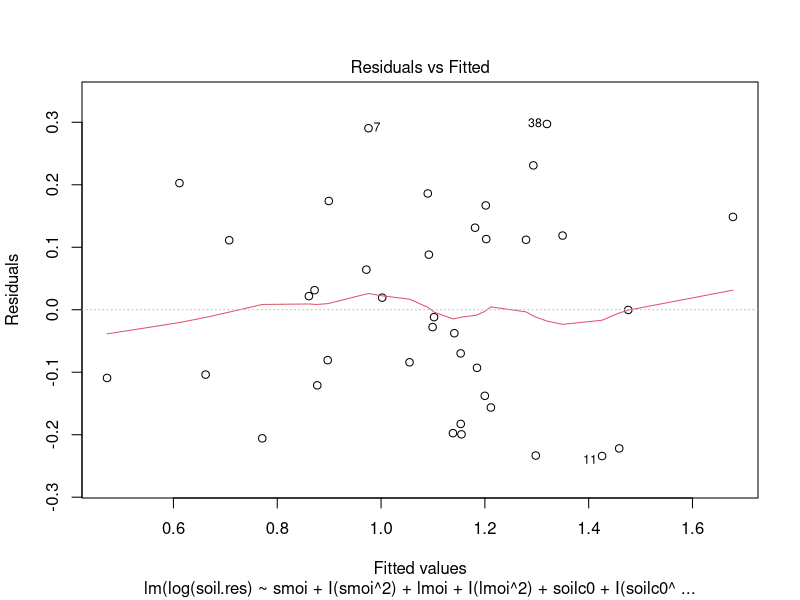
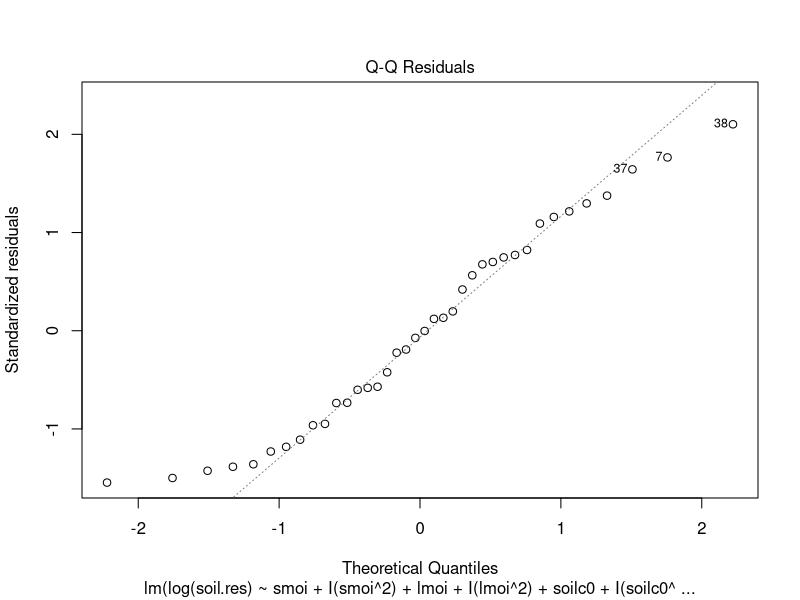
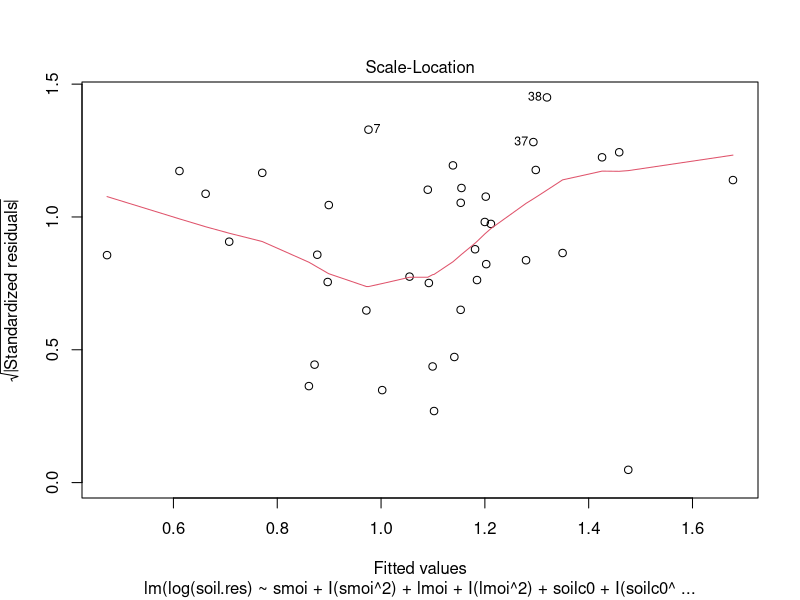
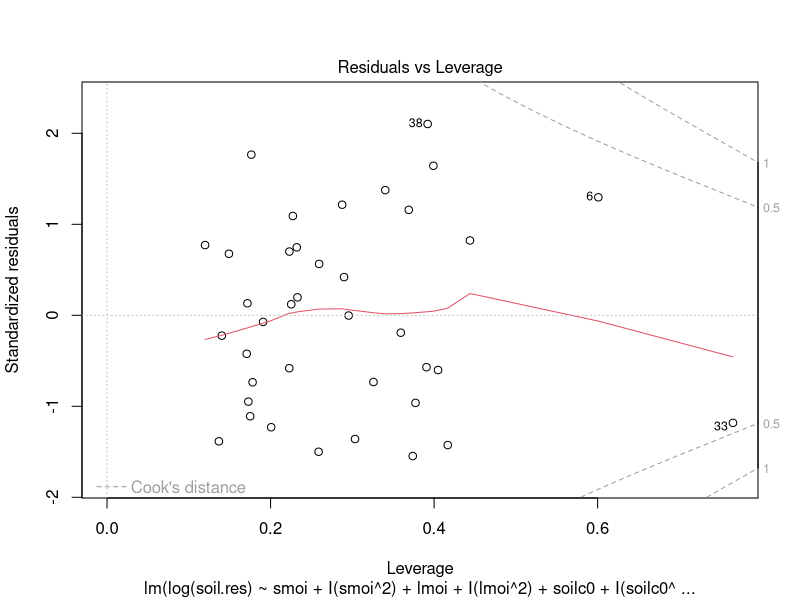
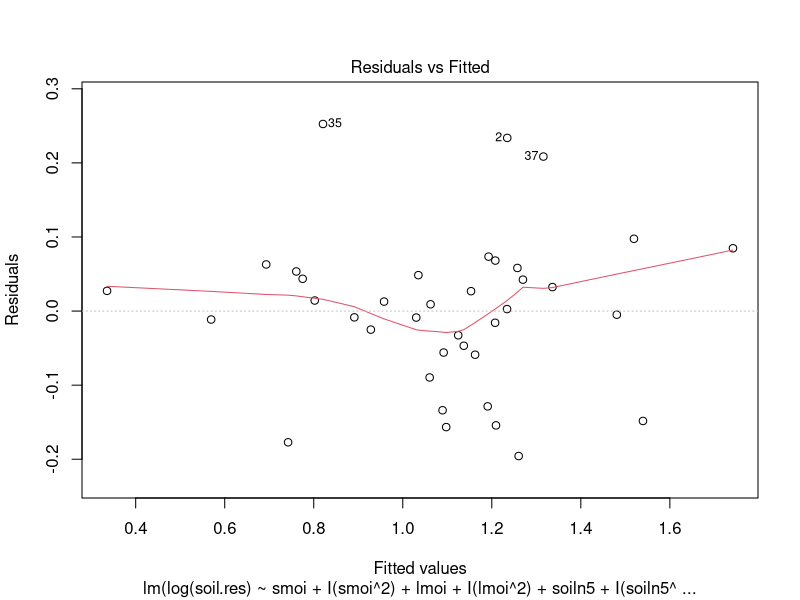
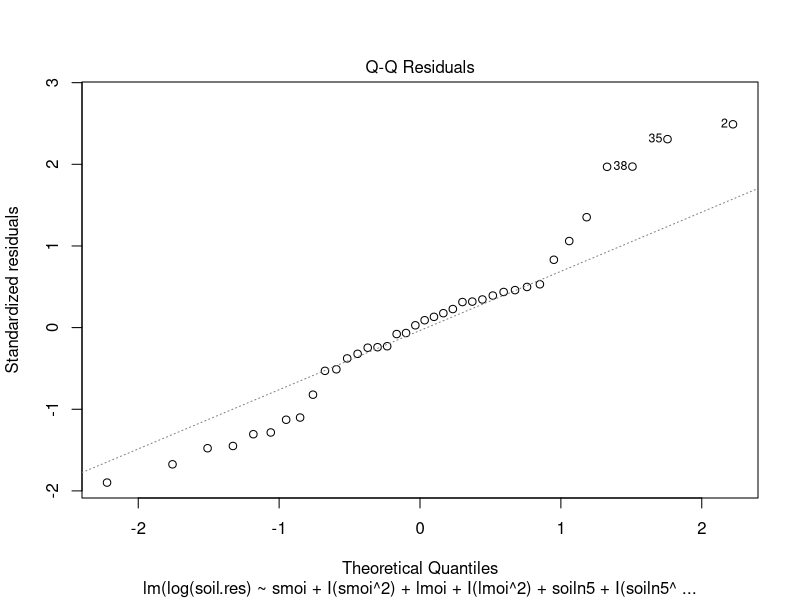
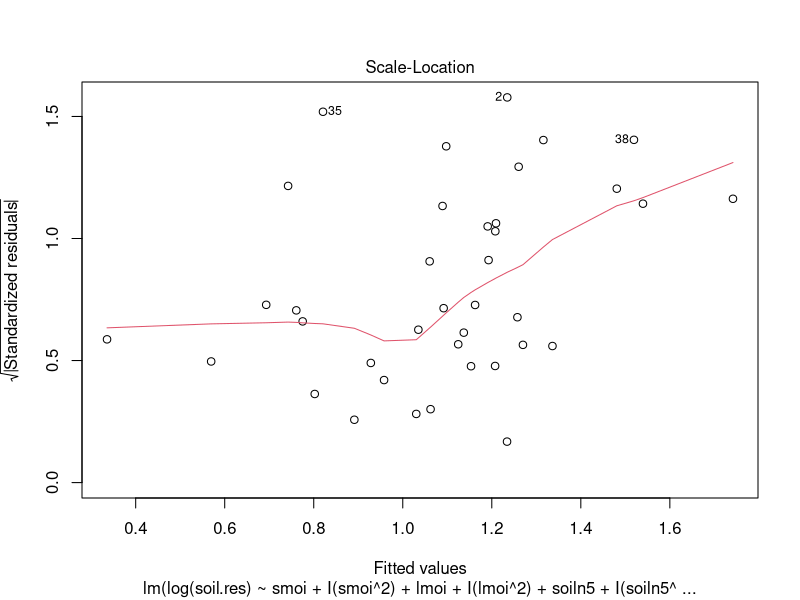
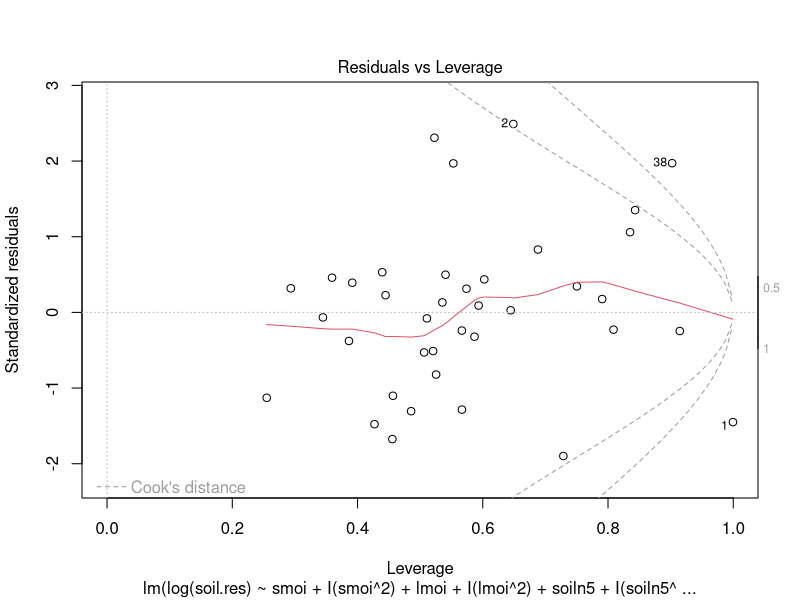

Write the R code that produced these figures, in order.
# Projekt 10 – Bodenatmung
# Modellvalidierung

# Pakete laden
library(boot)   #Funtkion fuer Cross validation
library(lmtest) #Breusch-Pagan-test -> "Tests zur Pruefung von Heteroskedastizitaet" 

# Daten einlesen
hainich.data <- read.csv("hainich.csv", sep=";")

#best-Modell (Modell aus Teil 1) wird validiert
#evtl. aendern, falls modell nochmals angepasst wird

best_model <- lm(log(soil.res) ~ smoi + I(smoi^2) + lmoi + I(lmoi^2) + soilc0 + I(soilc0^2) + I(litdoc^2)
                 + rootdw0 + I(rootdw0^2) + rootc5, data = hainich.data)

model_big <- lm(log(soil.res) ~ smoi + I(smoi^2) + lmoi + I(lmoi^2) +
                  soiln5 + I(soiln5^2) + soilc0 + I(soilc0^2) + soilc5 + I(soilc5^2) +
                  I(sno35^2) + I(litdoc^2) + rootdw0 + I(rootdw0^2) + rootdw5 +
                  I(rootdw5^2) + temp.0 + I(temp.0^2) + temp.15 + I(temp.15^2) +
                  rootc5,
                data = hainich.data)

#Zur Uebersicht (dem allgemeinen Verstaendnis)
# Modelluebersicht
#summary(best_model)
#summary(model_big)

# Diagnostikplots des Modells
plot(best_model)
plot(model_big)

#Vergleich der finalen Modelle ueber BIC
bic_best <- BIC(best_model)
bic_big  <- BIC(model_big)

#LOOCV: Modell wird n-mal geschaetzt, jeweils eine Beobachtung weggelassen
#je kleiner, desto besser
cv_rmse_loocv <- function(formula, data){
  glm.fit <- glm(formula, data = data)
  cv.out <- cv.glm(data, glm.fit)
  sqrt(cv.out$delta[1])
}

#k-fold Cross Validation: Datensatz wird in k Teile aufgeteilt
#ebenso je kleiner, desto besser
cv_rmse_kfold <- function(formula, data, K = 10){
  glm.fit <- glm(formula, data = data)
  cv.out <- cv.glm(data, glm.fit, K = K)
  sqrt(cv.out$delta[1])
}

#LOOCV-RMSE fuer beide Modelle
rmse_loocv_best <- cv_rmse_loocv(formula(best_model), hainich.data)
rmse_loocv_big  <- cv_rmse_loocv(formula(model_big), hainich.data)

#10-fold-CV-RMSE fuer beide Modelle
rmse_kfold_best <- cv_rmse_kfold(formula(best_model), hainich.data, K = 10)
rmse_kfold_big  <- cv_rmse_kfold(formula(model_big), hainich.data, K = 10)


#Ausgabe der Ergebnisse
cat("BIC (best_model):", bic_best, "\n")
cat("BIC (model_big):", bic_big, "\n\n")

cat("LOOCV RMSE (best_model):", rmse_loocv_best, "\n")
cat("LOOCV RMSE (model_big):", rmse_loocv_big, "\n\n")

cat("10-fold CV RMSE (best_model):", rmse_kfold_best, "\n")
cat("10-fold CV RMSE (model_big):", rmse_kfold_big, "\n\n")

cat(
  "- Trainings RMSE: 0.15; LOOCV RMSE: 0.23; 10-fold RMSE: 0.24 -> Fehler fuer neue Daten ist groesser als im Training\n",
  "- Deutlich groesserer Vorhersagefehler fuer grosses Modell -> Overfitting\n\n"
)

#Test auf Normalverteilung Residuen
#mit shapiro wilk test
#reduziertes mdoel
# W sollte nahe 1 sein, für Normalverteilung
print(shapiro.test(residuals(best_model)))

#test auf konstante Varianz residuen
#breusch pagan test: Tests zur Pruefung von Heteroskedastizitaet.
#reduziertes modell
# wenn p-Wert signifikant ist das Hinweis für Heterokedastizität, die wollen wir nicht haben!
print(bptest(best_model))

#model_big: shapiro
print(shapiro.test(residuals(model_big)))
#model_big:breusch
print(bptest(model_big))



cat(
  "- Shapiro: gibt keinen statistischen Hinweis, dass die Residuen nicht normalverteilt sind -> Normalitaetsannahme plausibel erfuellt\n",
  "-> passt typischerweise auch zum QQ-Plot, wenn die Punkte ungefaehr auf der Linie liegen\n",
  "- Breusch-Pagan-Test: keine Hinweise auf Heteroskedastizitaet -> Residuen haben ungefaehr konstante Varianz\n"
)

#beobachten (wichtige)
#cook's Distance misst Einfluss einzelner Beobachtungen
cook <- cooks.distance(best_model)

#typische Schwelle
cook.limit <- 4 / nrow(hainich.data)

print(which(cook > cook.limit))
cook.limit

cat(
  "- beobachtungen mit Cook's Distance >4/n gelten als potenziell einflussreich\n",
  "-> Beobachtungen 4, 6, 8, 33, 37, 38 ueberschritten Schwelle\n",
  "-> Punkte koennen einen relativ starken Einfluss auf Modellschaetzung haben\n"
)

#-> plots
#cooks distanz plot
plot(cook, type = "h",
     main = "Cook's Distance",
     ylab = "Cook's D")
abline(h = cook.limit, col = 2, lty = 2)

#anova
